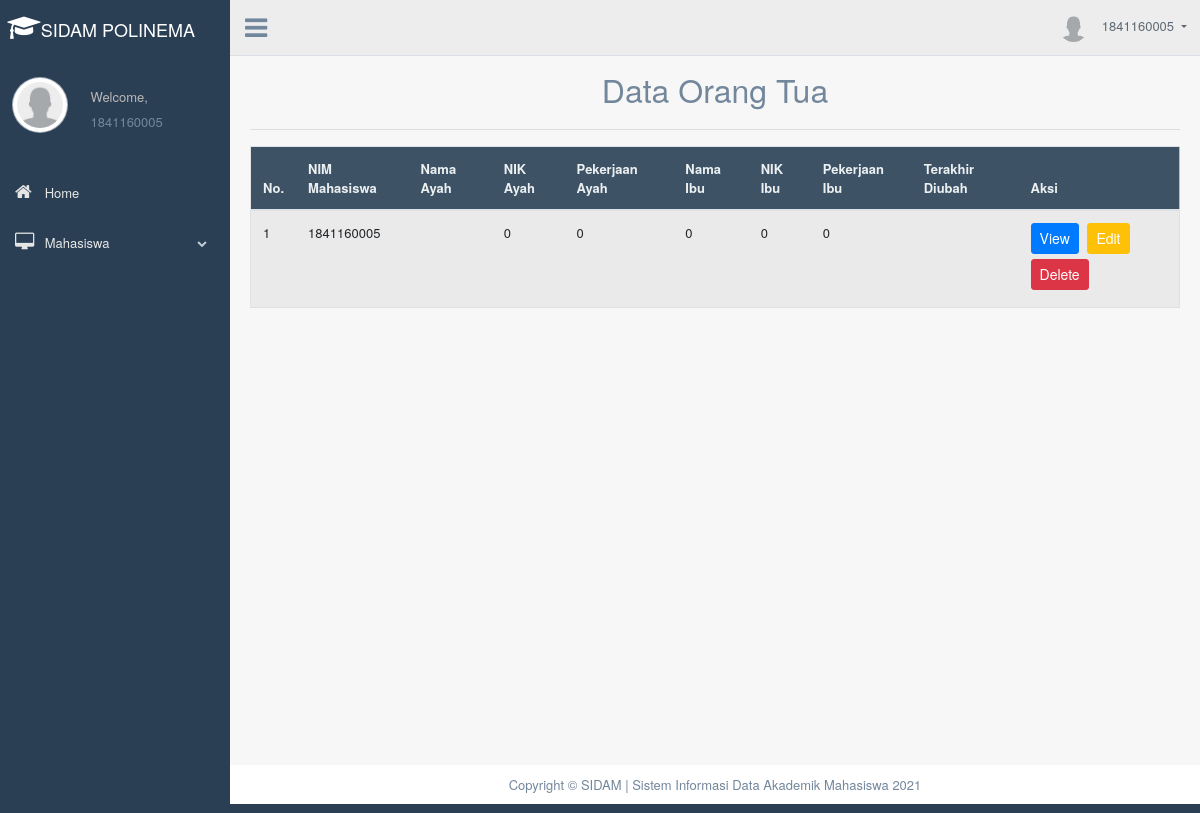
Screenshot of /halaman_user.php?page=tampil_ortu (signed in) with the database file from the repository.
### tables this page shows
CREATE TABLE `mahasiswa` (
  `Nim` int(10) NOT NULL,
  `Nama_Mhs` varchar(50) NOT NULL,
  `Nik_Mhs` varchar(16) NOT NULL,
  `Jenis_Kelamin` varchar(50) NOT NULL,
  `Program_Studi` varchar(50) NOT NULL,
  `Jurusan` varchar(30) NOT NULL,
  `Tanggal_Lahir` date NOT NULL,
  `Agama` varchar(10) NOT NULL,
  `Alamat` varchar(50) NOT NULL,
  `Sekolah` varchar(30) NOT NULL,
  `Alamat_Sekolah` varchar(50) NOT NULL,
  `Tahun_Lulus` year(4) NOT NULL,
  `Nama_Ayah` varchar(50) NOT NULL,
  `Nik_Ayah` varchar(16) NOT NULL,
  `Pekerjaan_Ayah` varchar(30) NOT NULL,
  `Nama_Ibu` varchar(50) NOT NULL,
  `Nik_Ibu` varchar(16) NOT NULL,
  `Pekerjaan_Ibu` varchar(30) NOT NULL
);

### ortu.php (the view, shortened to what this page needs)
<?php
include('config.php');
?>
	<div class="container" style="margin-top:20px">
		<center><font size="6">Data Orang Tua</font></center>
		<hr>
		<div class="table-responsive">
		<table class="table table-striped jambo_table bulk_action">
			<thead>
			<center>
				<tr>
					<th>No.</th>
					<th>NIM Mahasiswa</th>
					<th>Nama Ayah</th>
					<th>NIK Ayah</th>
					<th>Pekerjaan Ayah</th>
					<th>Nama Ibu</th>
					<th>NIK Ibu</th>
					<th>Pekerjaan Ibu</th>
					<th>Terakhir Diubah</th>
					<th>Aksi</th>
				</tr>
			</thead>
			<tbody>
				<?php
				$sql = mysqli_query($koneksi, "SELECT * FROM mahasiswa WHERE Nim=$_SESSION[username]") or die(mysqli_error($koneksi));
				if(mysqli_num_rows($sql) > 0){
					$no = 1;
					while($data = mysqli_fetch_assoc($sql)){
						echo '
						<tr>
							<td>'.$no.'</td>
							<td>'.$data['Nim'].'</td>
							<td>'.$data['Nama_Ayah'].'</td>
							<td>'.$data['Nik_Ayah'].'</td>
							<td>'.$data['Pekerjaan_Ayah'].'</td>
							<td>'.$data['Nama_Ibu'].'</td>
							<td>'.$data['Nik_Ibu'].'</td>
							<td>'.$data['Pekerjaan_Ibu'].'</td>
							<td>'.$data['terakhir_diubah'].'</td>
							<td>
								<a href="viewortu.php?page=view_ortu&Nim='.$data['Nim'].'" class="btn btn-primary btn-sm">View</a>
								<a href="halaman_user.php?page=edit_ortu&Nim='.$data['Nim'].'" class="btn btn-warning btn-sm">Edit</a>
								<a href="deleteortu.php?Nim='.$data['Nim'].'" class="btn btn-danger btn-sm" onclick="return confirm(\'Anda yakin ingin menghapus data ini?\')">Delete</a>
							</td>
						</tr>
						';
						$no++;
					}
				}else{
					echo '
					<tr>
						<td colspan="6">Tidak ada data.</td>
					</tr>
					';
				}
				?>
		</table>
	</div>
	</div>

### rows the page displays
mahasiswa: Nim "1841160005", Nik_Ayah "0", Pekerjaan_Ayah "0", Nama_Ibu "0", Nik_Ibu "0", Pekerjaan_Ibu "0"

### other values shown
$_SESSION['username'] "1841160005"
